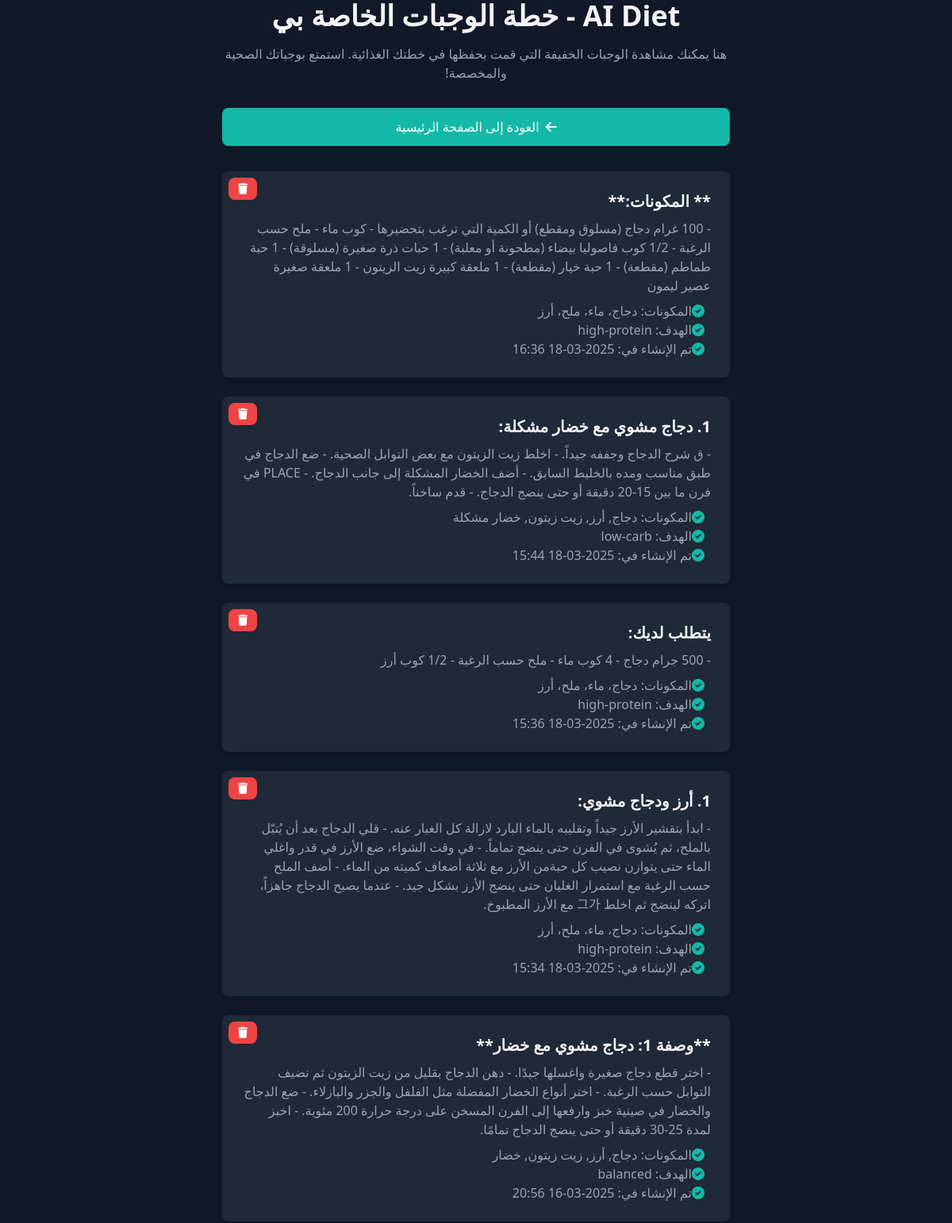
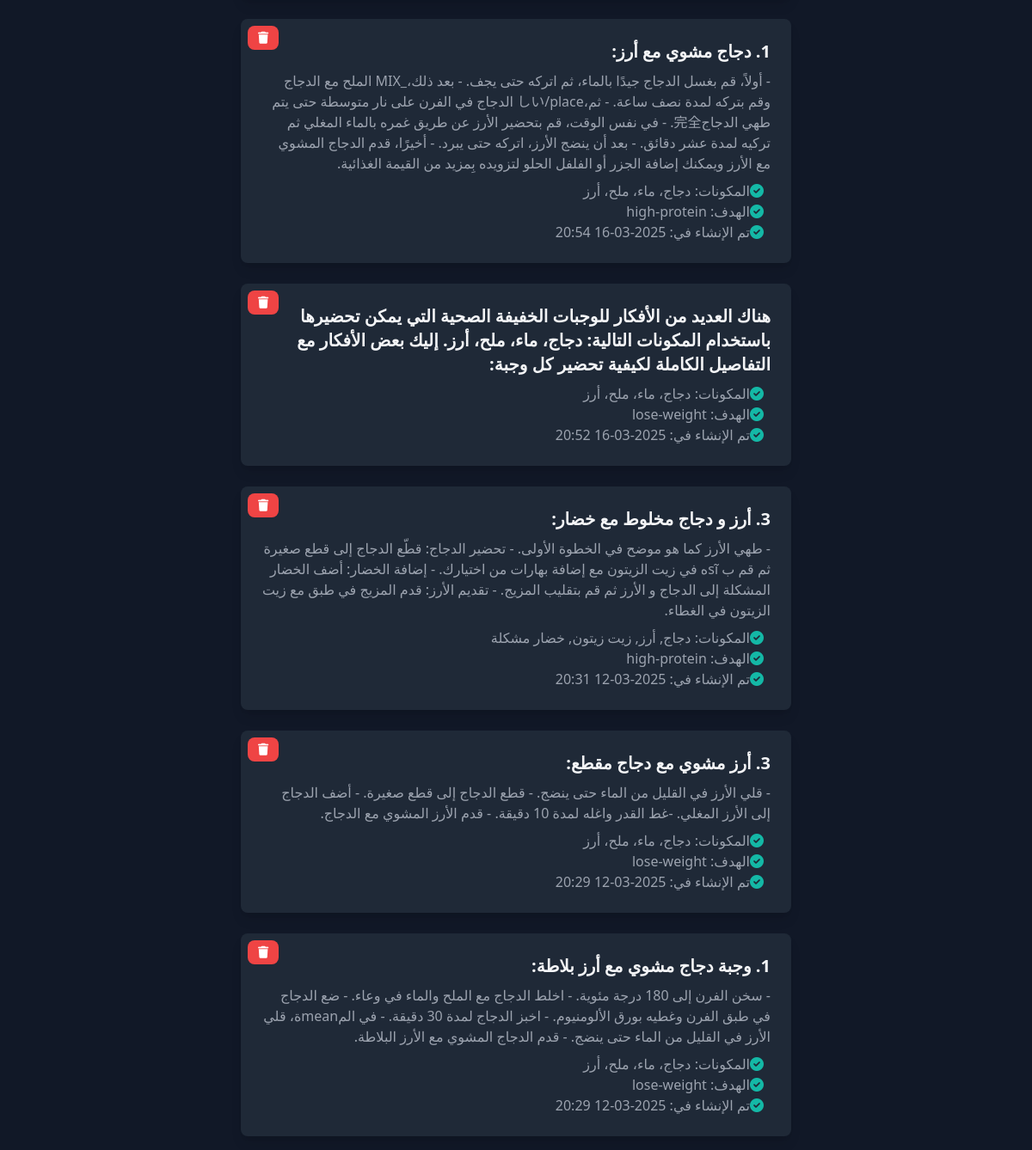
Screenshot of /my_diet_plan with the database file from the repository (2 pictures, top to bottom).
### app.py (models this page shows, shortened)
class DietPlan(db.Model):
    id = db.Column(db.Integer, primary_key=True)
    snack_id = db.Column(db.Integer, db.ForeignKey('snack.id'), nullable=False)
    created_at = db.Column(db.DateTime, default=datetime.utcnow)
    snack = db.relationship('Snack', backref='diet_plans')

class Snack(db.Model):
    id = db.Column(db.Integer, primary_key=True)
    ingredients = db.Column(db.String(500), nullable=False)
    goal = db.Column(db.String(200), nullable=True)
    name = db.Column(db.String(200), nullable=False)
    description = db.Column(db.String(500), nullable=False)
    created_at = db.Column(db.DateTime, default=datetime.utcnow)

### app.py (the view)
@app.route("/my_diet_plan")
def my_diet_plan():
    diet_plans = DietPlan.query.order_by(DietPlan.created_at.desc()).all()
    return render_template("diet_plan.html", diet_plans=diet_plans)

### templates/diet_plan.html (shortened to what this page needs)
<!DOCTYPE html>
<html lang="ar" dir="rtl">
<head>
  <script src="https://cdn.tailwindcss.com"></script>
  <link rel="stylesheet" href="https://cdnjs.cloudflare.com/ajax/libs/font-awesome/6.0.0/css/all.min.css">
</head>
<body class="bg-gray-900 text-gray-100 flex items-center justify-center min-h-screen">
  <div class="max-w-2xl w-full px-4">
    <h1 class="text-4xl font-bold text-center mb-4">AI Diet - خطة الوجبات الخاصة بي</h1>
    <p class="text-gray-400 text-center mb-8">
      هنا يمكنك مشاهدة الوجبات الخفيفة التي قمت بحفظها في خطتك الغذائية. استمتع بوجباتك الصحية والمخصصة!
    </p>
        <div class="mt-4 mb-8 text-center">
          <a
            href="{{ url_for('index') }}"
            class="px-6 py-3 bg-teal-500 text-white rounded-lg hover:bg-teal-600 focus:outline-none focus:ring-2 focus:ring-teal-500 focus:ring-offset-2 transition-all flex items-center justify-center"
          >
            <i class="fas fa-arrow-left ml-2"></i>
            العودة إلى الصفحة الرئيسية
          </a>
        </div>
    <div class="space-y-6 mb-4">
      {% if diet_plans %}
        {% for plan in diet_plans %}
          <div class="bg-gray-800 p-6 rounded-lg shadow-lg relative">
            <form method="POST" action="{{ url_for('remove_from_plan', diet_plan_id=plan.id) }}" class="absolute top-2 left-2">
              <button
                type="submit"
                class="px-3 py-1 bg-red-500 text-white rounded-lg hover:bg-red-600 focus:outline-none focus:ring-2 focus:ring-red-500 focus:ring-offset-2 transition-all flex items-center justify-center"
              >
                <i class="fas fa-trash text-sm"></i>
              </button>
            </form>
            <h3 class="text-xl font-semibold mb-2">{{ plan.snack.name }}</h3>
            <p class="text-gray-400">{{ plan.snack.description }}</p>
            <ul class="mt-2 text-gray-400">
              <li><i class="fas fa-check-circle text-teal-500 mr-2"></i>المكونات: {{ plan.snack.ingredients }}</li>
              <li><i class="fas fa-check-circle text-teal-500 mr-2"></i>الهدف: {{ plan.snack.goal or "غير محدد" }}</li>
              <li><i class="fas fa-check-circle text-teal-500 mr-2"></i>تم الإنشاء في: {{ plan.snack.created_at.strftime('%Y-%m-%d %H:%M') }}</li>
            </ul>
          </div>
        {% endfor %}
      {% else %}
        <div class="bg-gray-800 p-6 rounded-lg shadow-lg text-center">
          <p class="text-gray-400">لم تقم بحفظ أي وجبات خفيفة بعد.</p>
        </div>
      {% endif %}
    </div>
  </div>
</body>
</html>

### rows the page displays
DietPlan: snack.name "** المكونات:**", snack.description "- 100 غرام دجاج (مسلوق ومقطع) أو الكمية التي ترغب بتحضيرها - كوب ماء - ملح حسب الرغبة - 1/2 كوب فاصوليا بيضاء (مطحونة أو معلبة) - 1 حبات ذرة صغيرة (مسلوقة) - 1 حبة طماطم (مقطعة) - 1 حبة خيار (مقطعة) - 1 ملعقة كبيرة زيت الزيتون - 1 ملعقة صغيرة عصير ليمون", snack.ingredients "دجاج، ماء، ملح، أرز", snack "high-protein", snack.created_at "2025-03-18 16:36"
DietPlan: snack.name "1. دجاج مشوي مع خضار مشكلة:", snack.description "- ق شرح الدجاج وجففه جيداً. - اخلط زيت الزيتون مع بعض التوابل الصحية. - ضع الدجاج في طبق مناسب ومده بالخليط السابق. - أضف الخضار المشكلة إلى جانب الدجاج. - PLACE في فرن ما بين 15-20 دقيقة أو حتى ينضج الدجاج. - قدم ساخناً.", snack.ingredients "دجاج, أرز, زيت زيتون, خضار مشكلة", snack "low-carb", snack.created_at "2025-03-18 15:44"
DietPlan: snack.name "يتطلب لديك:", snack.description "- 500 جرام دجاج - 4 كوب ماء - ملح حسب الرغبة - 1/2 كوب أرز", snack.ingredients "دجاج، ماء، ملح، أرز", snack "high-protein", snack.created_at "2025-03-18 15:36"
DietPlan: snack.name "1. أرز ودجاج مشوي:", snack.description "- ابدأ بتقشير الأرز جيداً وتقليبه بالماء البارد لازالة كل الغبار عنه. - قلي الدجاج بعد أن يُتبّل بالملح، ثم يُشوى في الفرن حتى ينضج تماماً. - في وقت الشواء، ضع الأرز في قدر واغلي الماء حتى يتوازن نصيب كل حبةمن الأرز مع ثلاثة أضعاف كميته من الماء. - أضف الملح حسب الرغبة مع استمرار الغليان حتى ينضج الأرز بشكل جيد. - عندما يصبح الدجاج جاهزاً، اتركه لينضج ثم اخلط 그가 مع الأرز المطبوخ.", snack.ingredients "دجاج، ماء، ملح، أرز", snack "high-protein", snack.created_at "2025-03-18 15:34"
DietPlan: snack.name "**وصفة 1: دجاج مشوي مع خضار**", snack.description "- اختر قطع دجاج صغيرة واغسلها جيدًا. - دهن الدجاج بقليل من زيت الزيتون ثم نضيف التوابل حسب الرغبة. - اختر أنواع الخضار المفضلة مثل الفلفل والجزر والبازلاء. - ضع الدجاج والخضار في صينية خبز وارفعها إلى الفرن المسخن على درجة حرارة 200 مئوية. - اخبز لمدة 25-30 دقيقة أو حتى ينضج الدجاج تمامًا.", snack.ingredients "دجاج, أرز, زيت زيتون, خضار", snack "balanced", snack.created_at "2025-03-16 20:56"
DietPlan: snack.name "1. دجاج مشوي مع أرز:", snack.description "- أولاً، قم بغسل الدجاج جيدًا بالماء، ثم اتركه حتى يجف. - بعد ذلك،_MIX الملح مع الدجاج وقم بتركه لمدة نصف ساعة. - ثم،しい/place الدجاج في الفرن على نار متوسطة حتى يتم طهي الدجاج完全. - في نفس الوقت، قم بتحضير الأرز عن طريق غمره بالماء المغلي ثم تركيه لمدة عشر دقائق. - بعد أن ينضج الأرز، اتركه حتى يبرد. - أخيرًا، قدم الدجاج المشوي مع الأرز ويمكنك إضافة الجزر أو الفلفل الحلو لتزويده بِمزيد من القيمة الغذائية.", snack.ingredients "دجاج، ماء، ملح، أرز", snack "high-protein", snack.created_at "2025-03-16 20:54"
DietPlan: snack.name "هناك العديد من الأفكار للوجبات الخفيفة الصحية التي يمكن تحضيرها باستخدام المكونات التالية: دجاج، ماء، ملح، أرز. إليك بعض الأفكار مع التفاصيل الكاملة لكيفية تحضير كل وجبة:", snack.ingredients "دجاج، ماء، ملح، أرز", snack "lose-weight", snack.created_at "2025-03-16 20:52"
DietPlan: snack.name "3. أرز و دجاج مخلوط مع خضار:", snack.description "- طهي الأرز كما هو موضح في الخطوة الأولى. - تحضير الدجاج: قطّع الدجاج إلى قطع صغيرة ثم قم ب sĩه في زيت الزيتون مع إضافة بهارات من اختيارك. - إضافة الخضار: أضف الخضار المشكلة إلى الدجاج و الأرز ثم قم بتقليب المزيج. - تقديم الأرز: قدم المزيج في طبق مع زيت الزيتون في الغطاء.", snack.ingredients "دجاج, أرز, زيت زيتون, خضار مشكلة", snack "high-protein", snack.created_at "2025-03-12 20:31"
DietPlan: snack.name "3. أرز مشوي مع دجاج مقطع:", snack.description "- قلي الأرز في القليل من الماء حتى ينضج. - قطع الدجاج إلى قطع صغيرة. - أضف الدجاج إلى الأرز المغلي. -غط القدر واغله لمدة 10 دقيقة. - قدم الأرز المشوي مع الدجاج.", snack.ingredients "دجاج، ماء، ملح، أرز", snack "lose-weight", snack.created_at "2025-03-12 20:29"
DietPlan: snack.name "1. وجبة دجاج مشوي مع أرز بلاطة:", snack.description "- سخن الفرن إلى 180 درجة مئوية. - اخلط الدجاج مع الملح والماء في وعاء. - ضع الدجاج في طبق الفرن وغطيه بورق الألومنيوم. - اخبز الدجاج لمدة 30 دقيقة. - في المmeanة، قلي الأرز في القليل من الماء حتى ينضج. - قدم الدجاج المشوي مع الأرز البلاطة.", snack.ingredients "دجاج، ماء، ملح، أرز", snack "lose-weight", snack.created_at "2025-03-12 20:29"
